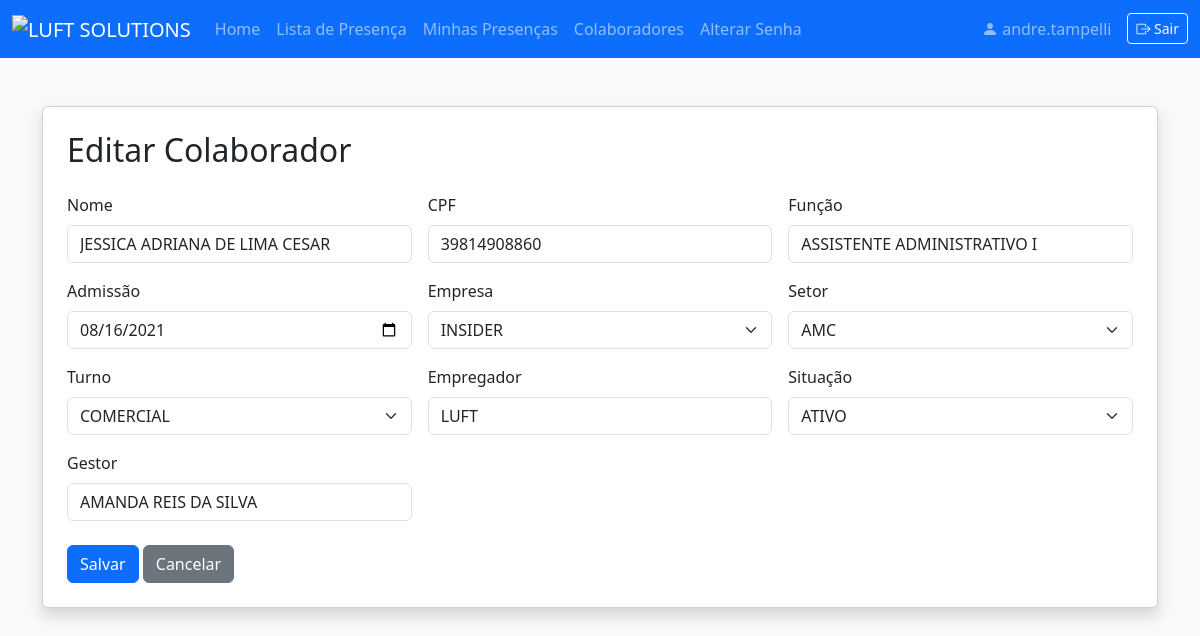
Screenshot of /edit_colaborador/2 (signed in) with the database file from the repository.
### models.py (models this page shows)
class User(db.Model):
    id = db.Column(db.Integer, primary_key=True)
    nome_completo = db.Column(db.String(150), nullable=False)
    username = db.Column(db.String(80), unique=True, nullable=False)
    password = db.Column(db.String(200), nullable=False)
    role = db.Column(db.String(20), nullable=False, default='lider')
    empresa_id = db.Column(db.Integer, db.ForeignKey('empresa.id'))
    setor_id = db.Column(db.Integer, db.ForeignKey('setor.id'))
    empresas = db.relationship('Empresa', secondary=user_empresas, backref='usuarios')
    empresa = db.relationship('Empresa')
    setor = db.relationship('Setor')
    precisa_trocar_senha = db.Column(db.Boolean, default=True)

class Colaborador(db.Model):
    id = db.Column(db.Integer, primary_key=True)
    nome = db.Column(db.String(150), nullable=False)
    cpf = db.Column(db.String(14), unique=True, nullable=False)
    funcao = db.Column(db.String(100))
    admissao = db.Column(db.String(30), nullable=False)
    setor_id = db.Column(db.Integer, db.ForeignKey('setor.id'))
    empresa_id = db.Column(db.Integer, db.ForeignKey('empresa.id'))
    turno = db.Column(db.String(30))
    empregador = db.Column(db.String(150))
    situacao = db.Column(db.String(50))
    gestor = db.Column(db.String(150))
    setor = db.relationship('Setor')
    empresa = db.relationship('Empresa')

class Empresa(db.Model):
    id = db.Column(db.Integer, primary_key=True)
    nome = db.Column(db.String(100), unique=True, nullable=False)

class Setor(db.Model):
    id = db.Column(db.Integer, primary_key=True)
    nome = db.Column(db.String(100), unique=True, nullable=False)

### app.py (the view, shortened to what this page needs)
@app.route('/edit_colaborador/<int:colaborador_id>', methods=['GET', 'POST'])
@login_required
def edit_colaborador(colaborador_id):
    if not has_permission(g.user, 'can_access_colaboradores'):
        flash('Sem acesso.')
        return redirect(url_for('index'))
    colaborador = Colaborador.query.get_or_404(colaborador_id)
    empresas = Empresa.query.order_by(Empresa.nome).all()
    setores = Setor.query.order_by(Setor.nome).all()
    return render_template(
        'edit_colaborador.html',
        colaborador=colaborador,
        empresas=empresas,
        setores=setores,
        user=g.user
    )

### app.py (called while the page is built)
@app.after_request
def add_no_cache_headers(response):
    response.headers['Cache-Control'] = 'no-store, no-cache, must-revalidate, private'
    response.headers['Pragma'] = 'no-cache'
    response.headers['Expires'] = '0'
    return response

@app.before_request
def load_logged_in_user():
    user_id = session.get('user_id')
    g.user = None
    if user_id is not None:
        g.user = User.query.get(user_id)
    public_routes = ['login', 'static', 'home']
    if not g.user and request.endpoint not in public_routes:
        flash('Faça login para acessar esta página.')
        return redirect(url_for('login', next=request.url))

def login_required(f):
    @wraps(f)
    def decorated_function(*args, **kwargs):
        if g.user is None:
            flash('Faça login para acessar esta página.')
            return redirect(url_for('login', next=request.url))
        return f(*args, **kwargs)
    return decorated_function

def has_permission(user, perm_field):
    if not user:
        return False
    if user.username == MASTER_USER:
        return True
    perm = Permission.query.filter_by(role=user.role).first()
    return getattr(perm, perm_field, False) if perm else False

### templates/edit_colaborador.html (shortened to what this page needs)
<!DOCTYPE html>
<html lang="pt-br">
<head>
    <link href="https://cdn.jsdelivr.net/npm/bootstrap@5.3.3/dist/css/bootstrap.min.css" rel="stylesheet">
</head>
<body class="bg-light">
    {% include 'navbar.html' %}
    <div class="container py-4">
        <div class="card shadow p-4 mb-4">
            <h2 class="mb-4">Editar Colaborador</h2>
            <form method="POST">
                <div class="row g-3">
                    <div class="col-md-4">
                        <label for="nome" class="form-label">Nome</label>
                        <input type="text" class="form-control" id="nome" name="nome" value="{{ colaborador.nome }}" required>
                    </div>
                    <div class="col-md-4">
                        <label for="cpf" class="form-label">CPF</label>
                        <input type="text" class="form-control" id="cpf" name="cpf" value="{{ colaborador.cpf }}" required>
                    </div>
                    <div class="col-md-4">
                        <label for="funcao" class="form-label">Função</label>
                        <input type="text" class="form-control" id="funcao" name="funcao" value="{{ colaborador.funcao }}">
                    </div>
                    <div class="col-md-4">
                        <label for="admissao" class="form-label">Admissão</label>
                        <input type="date" class="form-control" id="admissao" name="admissao" value="{{ colaborador.admissao }}" required>
                    </div>
                    <div class="col-md-4">
                        <label for="empresa" class="form-label">Empresa</label>
                        <select class="form-select" id="empresa" name="empresa_id" required>
                            {% for empresa in empresas %}
                              <option value="{{ empresa.id }}" {% if colaborador.empresa_id == empresa.id %}selected{% endif %}>{{ empresa.nome }}</option>
                            {% endfor %}
                        </select>
                    </div>
                    <div class="col-md-4">
                        <label for="setor" class="form-label">Setor</label>
                        <select class="form-select" id="setor" name="setor_id" required>
                            {% for setor in setores %}
                              <option value="{{ setor.id }}" {% if colaborador.setor_id == setor.id %}selected{% endif %}>{{ setor.nome }}</option>
                            {% endfor %}
                        </select>
                    </div>
                    <div class="col-md-4">
                        <label for="turno" class="form-label">Turno</label>
                        <select class="form-select" id="turno" name="turno" required>
                            <option value="COMERCIAL" {% if colaborador.turno == 'COMERCIAL' %}selected{% endif %}>COMERCIAL</option>
                        </select>
                    </div>
                    <div class="col-md-4">
                        <label for="empregador" class="form-label">Empregador</label>
                        <input type="text" class="form-control" id="empregador" name="empregador" value="{{ colaborador.empregador }}">
                    </div>
                    <div class="col-md-4">
                        <label for="situacao" class="form-label">Situação</label>
                        <select class="form-select" id="situacao" name="situacao" required>
                            <option value="ATIVO" {% if colaborador.situacao == 'ATIVO' %}selected{% endif %}>ATIVO</option>
                        </select>
                    </div>
                    <div class="col-md-4">
                        <label for="gestor" class="form-label">Gestor</label>
                        <input type="text" class="form-control" id="gestor" name="gestor" value="{{ colaborador.gestor }}">
                    </div>
                </div>
                <div class="mt-4">
                    <button type="submit" class="btn btn-primary">Salvar</button>
                    <a href="{{ url_for('colaboradores') }}" class="btn btn-secondary">Cancelar</a>
                </div>
            </form>
        </div>
    </div>
</body>
</html>

### templates/navbar.html (shortened to what this page needs)
<!DOCTYPE html>
<html lang="pt-br">
<head>
  <link href="https://cdn.jsdelivr.net/npm/bootstrap@5.3.3/dist/css/bootstrap.min.css" rel="stylesheet">
  <link rel="stylesheet" href="https://cdn.jsdelivr.net/npm/bootstrap-icons@1.11.3/font/bootstrap-icons.min.css">
</head>
<body class="bg-light">
  <nav class="navbar navbar-expand-lg navbar-dark bg-primary">
    <div class="container-fluid">
      <a class="navbar-brand" href="#">
        <img src="https://i.postimg.cc/hPGVrc5f/LUFT-SOLUTIONS.webp" alt="LUFT SOLUTIONS" style="height:48px;">
      </a>
      <div class="collapse navbar-collapse" id="mainNavbar">
        <ul class="navbar-nav me-auto mb-2 mb-lg-0">
          {% if user and has_permission(user, 'can_access_index') %}
          <li class="nav-item">
            <a class="nav-link" href="{{ url_for('index') }}">Home</a>
          </li>
          {% endif %}
          {% if user and has_permission(user, 'can_access_lista_presenca') %}
          <li class="nav-item">
            <a class="nav-link" href="{{ url_for('lista_presenca') }}">Lista de Presença</a>
          </li>
          <li class="nav-item">
            <a class="nav-link" href="{{ url_for('minhas_presencas') }}">Minhas Presenças</a>
          </li>
          {% endif %}
          {% if user and has_permission(user, 'can_access_colaboradores') %}
          <li class="nav-item">
            <a class="nav-link" href="{{ url_for('colaboradores') }}">Colaboradores</a>
          </li>
          {% endif %}
          {% if user %}
          <li class="nav-item">
              <a class="nav-link" href="{{ url_for('alterar_senha') }}">Alterar Senha</a>
          </li>
          {% endif %}
        </ul>
        {% if user %}
        <div class="d-flex align-items-center">
          <span class="navbar-text me-3">
            <i class="bi bi-person-fill"></i> {{ user.username }}
          </span>
          <a href="{{ url_for('logout') }}" class="btn btn-outline-light btn-sm" title="Sair">
            <i class="bi bi-box-arrow-right"></i> Sair
          </a>
        </div>
        {% endif %}
      </div>
    </div>
  </nav>
  <div class="container-fluid" style="padding-top: 24px;">
  </div>
</body>
</html>

### rows the page displays
User: username "andre.tampelli"
Colaborador: nome "JESSICA ADRIANA DE LIMA CESAR", cpf "39814908860", funcao "ASSISTENTE ADMINISTRATIVO I", admissao "08/16/2021", empresa_id "INSIDER", setor_id "AMC", turno "COMERCIAL", empregador "LUFT", situacao "ATIVO", gestor "AMANDA REIS DA SILVA"
